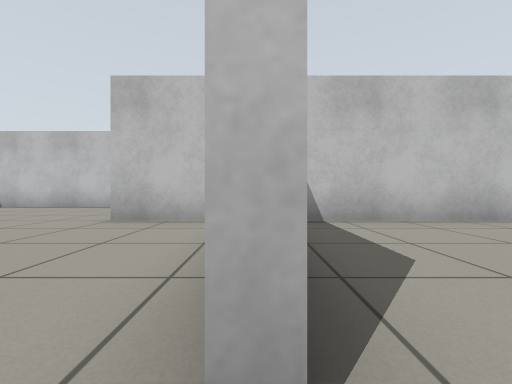
View 1 (above)

16 first-person views from a walk through a Gazebo world. The camera is 0.5 m above the floor, looks level and sees 90° across. The floor is counted in squares, 1 m on a side. Each view is taken from the middle of a square. On the plan, view 1 faces up. The plan holds only what a view shows up to about 9 squares ahead; the rest is blank.

View 2
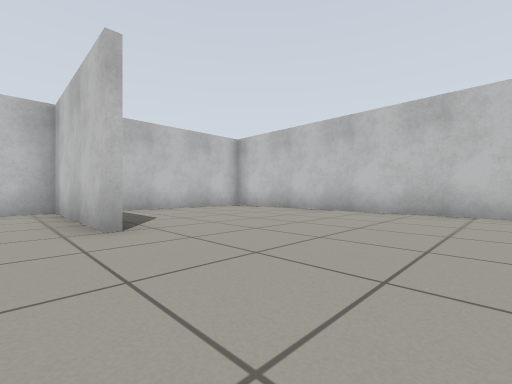

View 3
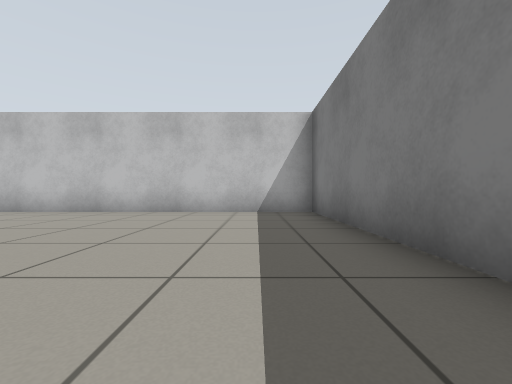

View 4
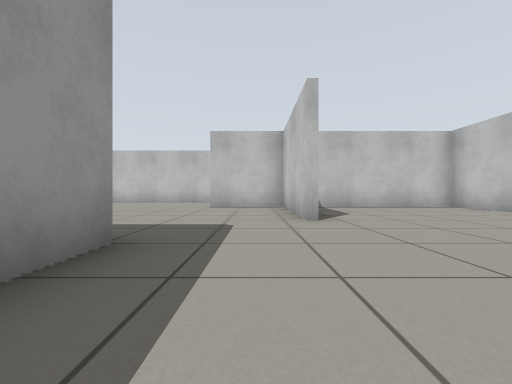

View 5
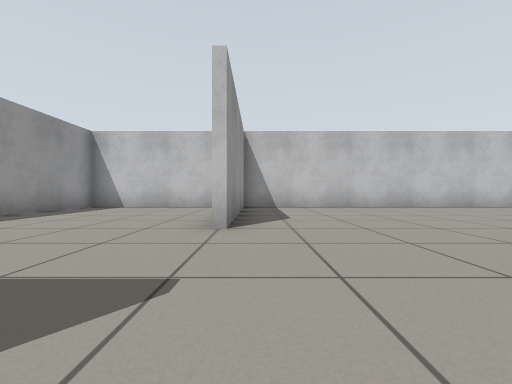

View 6
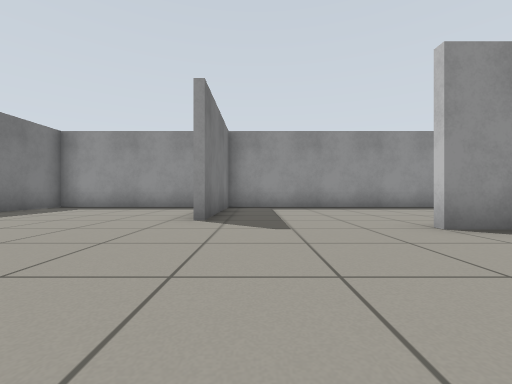

View 7
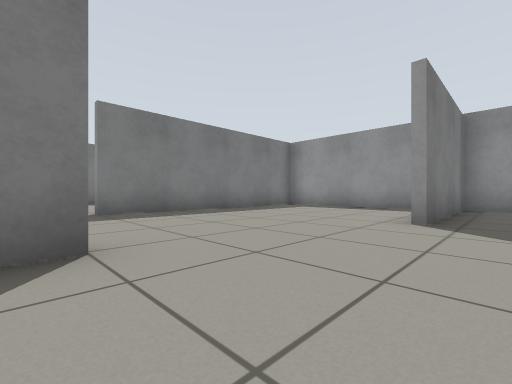

View 8
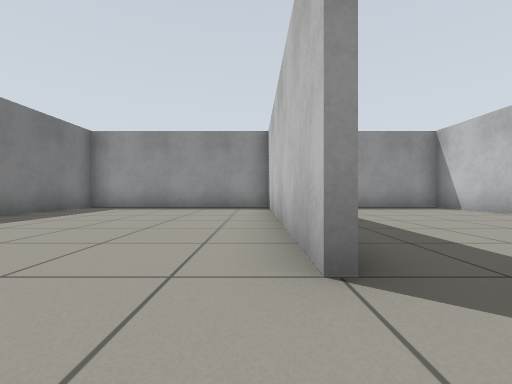

View 9
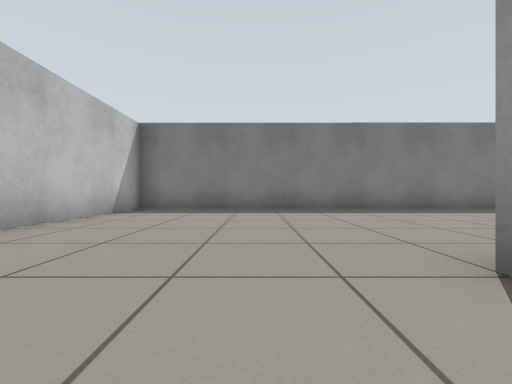

View 10
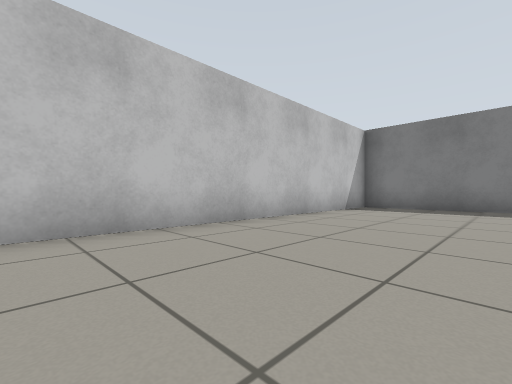

View 11
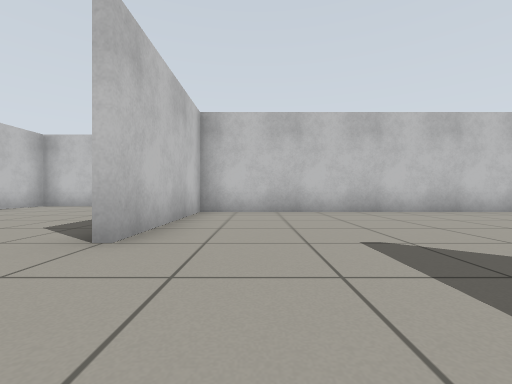

View 12
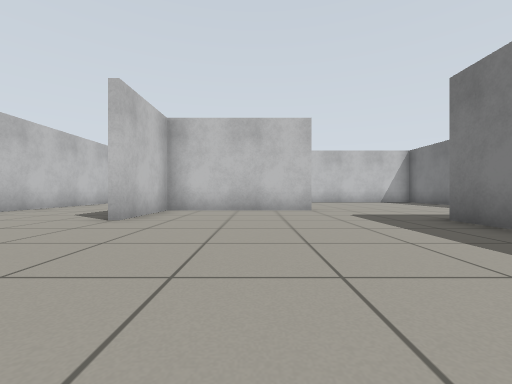

View 13
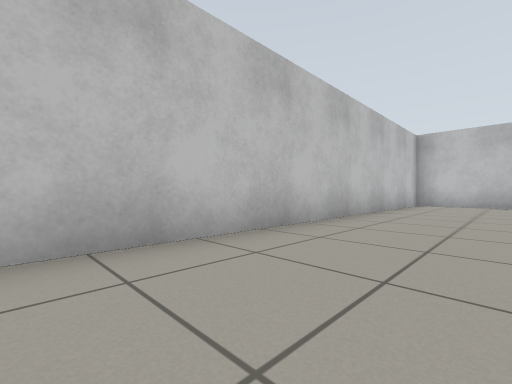

View 14
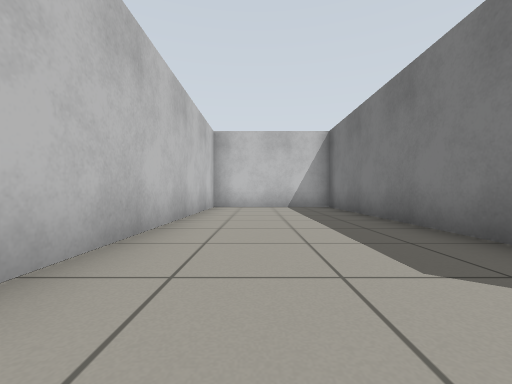

View 15
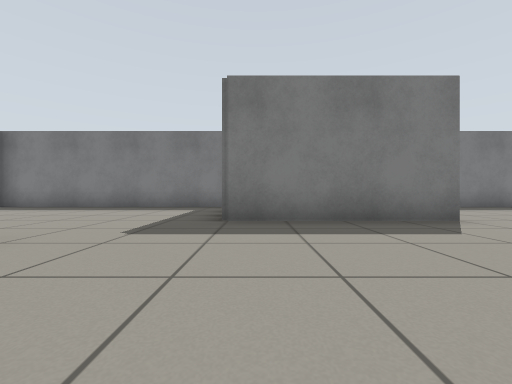

View 16
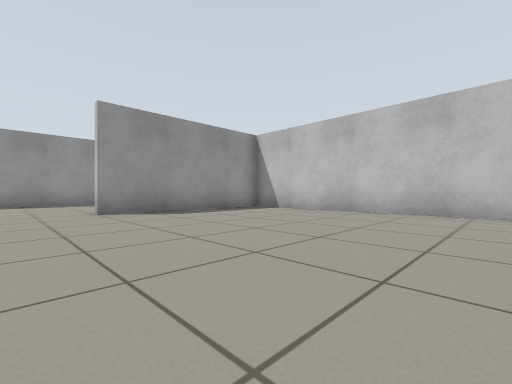

### Floor plan
Points are (right, up) in squares from view 1. A wall is a line through its corners. A room is listed if a view was taken in it or the views show most of it. See-through windows are left out.
Room 1 (views 1, 2, 3, 4)
walls: (-2.4, -1.4) (-2.4, -2.6); (-1.9, -5.4) (5.4, -5.4) (5.4, 5); (5.5, 4.4) (0.9, 4.4)
ways out: opening at (-1, 0) to room 2
Room 2 (views 5, 6, 7, 8, 9, 10, 11, 12, 13, 14, 15, 16)
walls: (-6.5, -1.4) (-2.4, -1.4); (-7.5, -5.6) (-13.9, -5.6); (-11.9, -0.1) (-14.5, -0.1); (-0.1, 0.5) (-0.1, 4.4) (-2.5, 4.4); (-14.4, 0.1) (-10.5, 0.1); (-0.6, 4.6) (5.4, 4.6); (-14.4, -5.4) (-7.5, -5.4); (-10.4, 8.4) (-14.4, 8.4) (-14.4, -11.4) (-2.6, -11.4) (-2.6, -1.6) (-6.5, -1.6); (5.4, 5) (5.4, 8.4) (-9.4, 8.4) (-9.4, 3.5)
ways out: opening at (-1, 0) to room 1

Where each view was taken, in squares from view 1:
view 1: 0 up, 0 right, facing up
view 2: 3 down, 1 left, facing up-right
view 3: 4 down, 1 left, facing right
view 4: 4 down, 1 left, facing up
view 5: 0 up, 9 left, facing up
view 6: 1 up, 6 left, facing left
view 7: 1 up, 6 left, facing down-left
view 8: 6 down, 6 left, facing left
view 9: 4 down, 6 left, facing down
view 10: 3 down, 6 left, facing down-right
view 11: 3 down, 9 left, facing right
view 12: 2 up, 7 left, facing right
view 13: 6 up, 5 left, facing up-right
view 14: 7 up, 3 left, facing right
view 15: 3 up, 3 left, facing down
view 16: 2 up, 3 left, facing up-left
